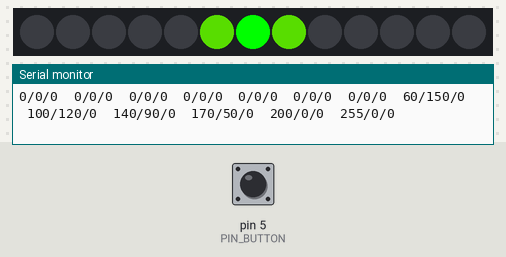
Recording of a sketch running on a simulated Arduino Uno, built with avr-gcc and run on an emulated ATmega328P. Parts: 13 RGB LEDs in strip order, left to right, the last lines printed to the serial monitor. Inputs (shaded band) come from the test bench; at power-on: pin 5 (PIN_BUTTON) HIGH. Dim RGB values are drawn brighter than linear.

Above: at 2.4 s.
2.5 s: pin 5 (PIN_BUTTON) pulled LOW for 0.15 s
4.1 s: pin 5 (PIN_BUTTON) pulled LOW for 1 s
At 4.7 s:
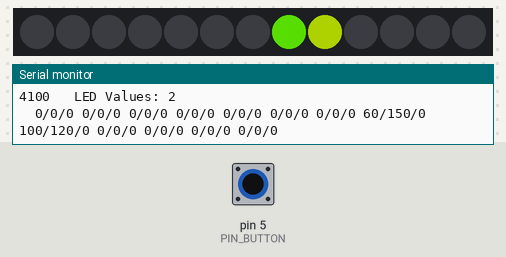
6.6 s: pin 5 (PIN_BUTTON) pulled LOW for 0.15 s
8.2 s: pin 5 (PIN_BUTTON) pulled LOW for 3.2 s
At 9.3 s:
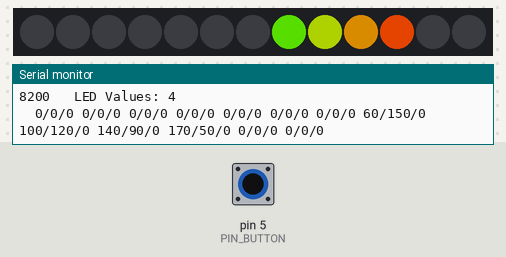
Timing chart, 0 to 11.2 s (numbered marks = the images above; inputs shaded):
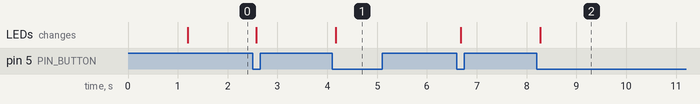

The sketch:

BadInclinesLEDSTest.ino
```cpp
/*
  VERSION 4
  тестовая программа для вывода иммитируемых уровней наклона
  на светодионую ленту с управляемыми светодиодами
  сначала выводится «0», потом с каждым нажатием растущий «уклон» влево,
  потом снова «0» и растущий уклон вправо.
  Затем всё сначала.
*/

#include <FastLED.h>

// Дебагирование: раскомментить для использования 1 строчку:
#define DEBUG_ENABLE
#ifdef DEBUG_ENABLE
#define DEBUG(x) Serial.print(String(millis())+" "+x)
#define DEBUGln(x) Serial.println(String(millis())+" "+x)
#else
#define DEBUG(x)
#define DEBUGln(x)
#endif

//==== MILLIS TIMER MACRO ====
// performs the {subsequent} code once and then again after each x ms
#define EVERY_MS(x) \
  static uint32_t tmr;\
  bool flg = millis() - tmr >= (x);\
  if (flg) tmr = millis();\
  if (flg)
//===========================


// How many leds in your strip?
#define NUM_LEDS 13

// For led chips like WS2812, which have a data line, ground, and power, you just
// need to define PIN_LEDS.
#define PIN_LEDS 7
#define PIN_BUTTON 5 //Test Button PIN
#define NUM_MODS 13  //Количество вариантов свечения ленты

// Здесь задаются вручную паттерны для уклонов влево.
// Паттерны для уклонов вправо получатся симметрично
CRGB leds [NUM_LEDS];
CRGB mods[NUM_MODS][NUM_LEDS] =
{
  {0xff0000, 0xc80000, 0xaa3200, 0x8c5a00, 0x647800, 0x3c9600,        0,        0, 0, 0, 0, 0, 0},  //L6
  {0,        0xc80000, 0xaa3200, 0x8c5a00, 0x647800, 0x3c9600,        0,        0, 0, 0, 0, 0, 0},  //L5
  {0,        0,        0xaa3200, 0x8c5a00, 0x647800, 0x3c9600,        0,        0, 0, 0, 0, 0, 0},
  {0,        0,        0,        0x8c5a00, 0x647800, 0x3c9600,        0,        0, 0, 0, 0, 0, 0},
  {0,        0,        0,        0,        0x647800, 0x3c9600,        0,        0, 0, 0, 0, 0, 0},
  {0,        0,        0,        0,        0,        0x3c9600, 0x00ff00,        0, 0, 0, 0, 0, 0},  //L1
  {0,        0,        0,        0,        0,        0x3c9600, 0x00ff00, 0x3c9600, 0, 0, 0, 0, 0}   //!LEVEL!
};


int curMod;
int prevMode;
int prevButtonState;
int curButtonState;

void setup() { //===========  SETUP =============

  // initialize serial port to output the debug information (if necessary)
#ifdef DEBUG_ENABLE
  Serial.begin(9600);
  while (!Serial);
  DEBUGln(F("===========  SETUP ============="));
#endif

  pinMode(PIN_BUTTON, INPUT_PULLUP);
  pinMode(PIN_LEDS, OUTPUT);
  curButtonState = digitalRead(PIN_BUTTON);
  prevButtonState = curButtonState;
  curMod = NUM_MODS / 2;  //в надежде, что это будет = 6, то есть «LEVEL» и с него мы начнём тест
  prevMode = curMod;

  initLEDS();
  copyMod(curMod);
  FastLED.addLeds<WS2812B, PIN_LEDS, GRB>(leds, NUM_LEDS);
  FastLED.show();
}

void loop() {  //===========  LOOP =============
  EVERY_MS(100) {
    processButton();
    processLEDS();
  }

}              //=========== /LOOP =============

void initLEDS() { //Симетрично инициализируем значения массива ледов для отклонения вправо
  for (byte i = 0; i < NUM_MODS / 2; i++) {
    for (byte j = 0; j < NUM_LEDS; j++) {
      mods[NUM_MODS - i - 1][NUM_LEDS - j - 1] = mods[i][j];
    }
  }

#ifdef DEBUG_ENABLE
  for (byte i = 0; i < NUM_MODS; i++) {
    for (byte j = 0; j < NUM_LEDS; j++) {
      for (byte k = 0; k < 2; k++) {
        Serial.print(String(mods[i][j][k]) + ("/")); //значения R и G единичных ледов
      }
      Serial.print(String(mods[i][j][2])); //значениe Blue единичного леда
      Serial.print(("\t")); //значения массивов
    }
    Serial.println();   //перевод строки
  }
#endif

} /////initLEDS()

void processButton()
{
  curButtonState = digitalRead(PIN_BUTTON); //читаем значение кнопки: 1 = ненажата, 0 = нажата
  if (curButtonState < prevButtonState)   //то есть, только в случае нажатия
  {
    curMod = (curMod + 1) % NUM_MODS;  //по кругу увеличивает на 1: 0,1,2...11,12,0,1...
    copyMod(curMod);
    DEBUGln(F("Switch to mode: ") + (curMod - (NUM_MODS / 2)));
    DEBUGln(F("\tLED Values: ") + (curMod - (NUM_MODS / 2)));
#ifdef DEBUG_ENABLE
    Serial.print("\t");   //перевод строки
    for (byte j = 0; j < NUM_LEDS; j++) {
      for (byte k = 0; k < 2; k++) {
        Serial.print(String(mods[curMod][j][k]) + ("/")); //значения единичных ледов
      }
      Serial.print(String(mods[curMod][j][2])); //значения «B» единичных ледов
      Serial.print((" ")); //значения массивов
    }
    Serial.println();   //перевод строки
#endif
  }
  prevButtonState = curButtonState; //запоминаем значение кнопки

}  //////processButton()

void copyMod(byte mod) {
  for (byte i = 0; i < NUM_MODS; i++) {
    leds[i] = mods[mod][i];
  }

} /////copyMod(byte mod)


void processLEDS()  {
  if (curMod != prevMode) //то есть, была нажата кнопка
  {
    FastLED.show();
  }
  prevMode = curMod;

}  /////processLEDS()
```

Measured:
- after the input at 4.1 s, the LEDs: change after 0.07 s (image 1)
- after the input at 8.2 s, the LEDs: change after 0.08 s (image 2)
